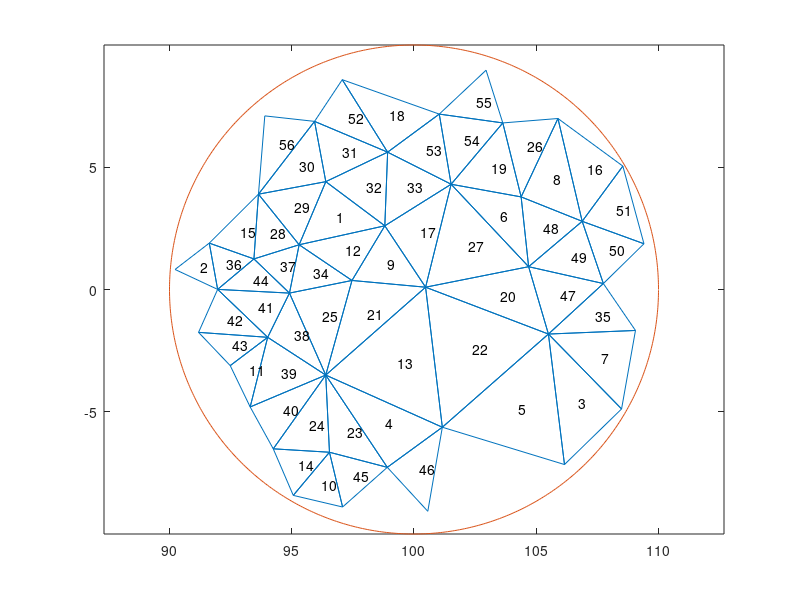

This figure's MATLAB source:
load trimesh_data_96.mat
trimesh(triangles, points(:, 1), points(:, 2));
axis equal;

theta = 0:0.01:2*pi;
xCirc = 100 + 10 * cos(theta);
yCirc = 0 + 10 * sin(theta);
hold on;
plot(xCirc, yCirc);

centroids = zeros(size(triangles, 1), size(points, 2));
for i = 1:size(triangles, 1)
  triIndices = triangles(i, :);
  centroids(i, :) = mean(points(triIndices, :));
end

% http://www.mathworks.com/matlabcentral/newsreader/view_thread/171376
th = text(centroids(:, 1), centroids(:, 2), ...
          num2cell(1:size(centroids, 1)), ...
          'fontsize', 10);
